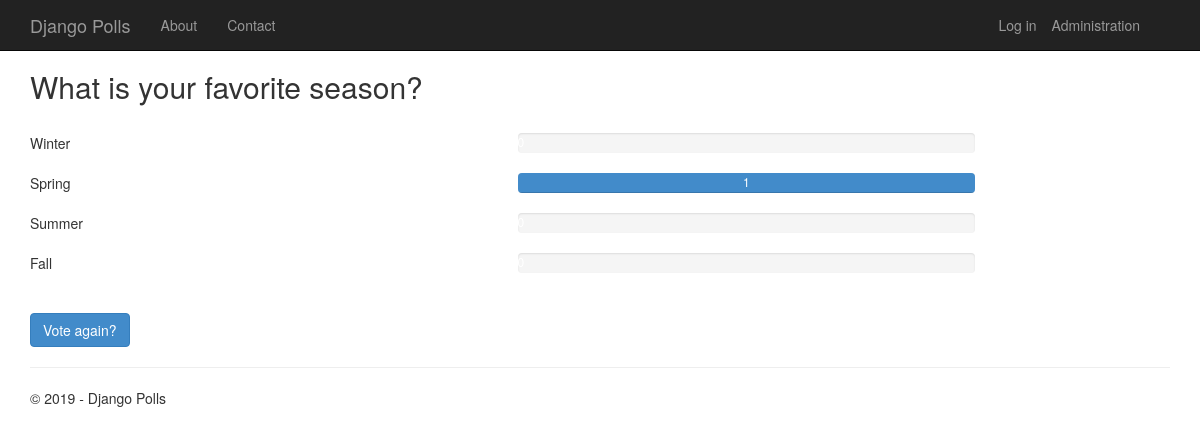
/1/results/, run on the app's committed database.
### app/models.py (models this page shows, shortened)
class Poll(models.Model):
    text = models.CharField(max_length=200)
    pub_date = models.DateTimeField('date published')
    author = models.CharField(max_length=100, blank=True)
    def total_votes(self):
        return self.choice_set.aggregate(Sum('votes'))['votes__sum']

class Choice(models.Model):
    poll = models.ForeignKey(Poll)
    text = models.CharField(max_length=200)
    votes = models.IntegerField(default=0)
    def votes_percentage(self):
        total = self.poll.total_votes()
        return self.votes / float(total) * 100 if total > 0 else 0

### app/views.py (the view)
class PollResultsView(DetailView):
    model = Poll
    def get_context_data(self, **kwargs):
        context = super(PollResultsView, self).get_context_data(**kwargs)
        context['title'] = 'Results'
        context['year'] = datetime.now().year
        return context

### app/templates/app/results.html
{% extends "app/layout.html" %}
{% block content %}
<h2>{{ poll.text }}</h2>
<br />
{% for choice in poll.choice_set.all %}
<div class="row">
    <div class="col-sm-5">{{choice.text}}</div>
    <div class="col-sm-5">
        <div class="progress">
            <div class="progress-bar" role="progressbar" aria-valuenow="{{choice.votes}}" aria-valuemin="0" aria-valuemax="{{poll.total_votes}}" style="width: {{choice.votes_percentage}}%;">
                {{choice.votes}}
            </div>
        </div>
    </div>
</div>
{% endfor %}
<br />
<a class="btn btn-primary" href="{% url 'app:detail' poll.id %}">Vote again?</a>
{% endblock %}

### app/static/app/content/site.css (style rules this page uses)
body { padding-top: 50px; padding-bottom: 20px; }

### data on the page
Poll: text "What is your favorite season?"
Choice: text "Winter"
Choice: text "Spring", votes "1"
Choice: text "Summer"
Choice: text "Fall"

### other printed values
{{ year }} "2019"
